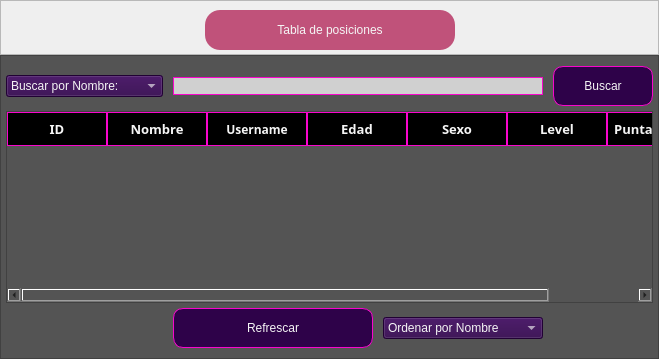
               <widget class="QWidget" name="pagina_cuatro">
                <layout class="QVBoxLayout" name="verticalLayout_14">
                 <property name="spacing">
                  <number>0</number>
                 </property>
                 <property name="leftMargin">
                  <number>0</number>
                 </property>
                 <property name="topMargin">
                  <number>0</number>
                 </property>
                 <property name="rightMargin">
                  <number>0</number>
                 </property>
                 <property name="bottomMargin">
                  <number>0</number>
                 </property>
                 <item>
                  <widget class="QFrame" name="frame_titulo_deafios_2">
                   <property name="maximumSize">
                    <size>
                     <width>16777215</width>
                     <height>55</height>
                    </size>
                   </property>
                   <property name="frameShape">
                    <enum>QFrame::StyledPanel</enum>
                   </property>
                   <property name="frameShadow">
                    <enum>QFrame::Raised</enum>
                   </property>
                   <layout class="QHBoxLayout" name="horizontalLayout_8">
                    <item>
                     <spacer name="horizontalSpacer_8">
                      <property name="orientation">
                       <enum>Qt::Horizontal</enum>
                      </property>
                      <property name="sizeHint" stdset="0">
                       <size>
                        <width>99</width>
                        <height>20</height>
                       </size>
                      </property>
                     </spacer>
                    </item>
                    <item>
                     <widget class="QLabel" name="label_23">
                      <property name="minimumSize">
                       <size>
                        <width>250</width>
                        <height>40</height>
                       </size>
                      </property>
                      <property name="maximumSize">
                       <size>
                        <width>16777215</width>
                        <height>16777215</height>
                       </size>
                      </property>
                      <property name="styleSheet">
                       <string notr="true">QLabel{
	background-color: #c0527a;
	font: 87 16pt &quot;Arial Black&quot;;
	color: whitesmoke;
	border-radius: 15px;
}

QLabel:hover{
	background-color: rgb(0, 0, 0);
	color: #c0527a;
	font: 87 16pt &quot;Arial Black&quot;;
	border-radius: 15px;
}



</string>
                      </property>
                      <property name="text">
                       <string>Tabla de posiciones</string>
                      </property>
                      <property name="alignment">
                       <set>Qt::AlignCenter</set>
                      </property>
                      <property name="wordWrap">
                       <bool>false</bool>
                      </property>
                      <property name="margin">
                       <number>0</number>
                      </property>
                     </widget>
                    </item>
                    <item>
                     <spacer name="horizontalSpacer_14">
                      <property name="orientation">
                       <enum>Qt::Horizontal</enum>
                      </property>
                      <property name="sizeHint" stdset="0">
                       <size>
                        <width>99</width>
                        <height>20</height>
                       </size>
                      </property>
                     </spacer>
                    </item>
                   </layout>
                  </widget>
                 </item>
                 <item>
                  <widget class="QFrame" name="frame_8">
                   <property name="styleSheet">
                    <string notr="true">background-color: rgb(84, 84, 84);</string>
                   </property>
                   <property name="frameShape">
                    <enum>QFrame::StyledPanel</enum>
                   </property>
                   <property name="frameShadow">
                    <enum>QFrame::Raised</enum>
                   </property>
                   <layout class="QGridLayout" name="gridLayout_3">
                    <property name="leftMargin">
                     <number>5</number>
                    </property>
                    <property name="topMargin">
                     <number>10</number>
                    </property>
                    <property name="rightMargin">
                     <number>5</number>
                    </property>
                    <property name="bottomMargin">
                     <number>10</number>
                    </property>
                    <property name="horizontalSpacing">
                     <number>10</number>
                    </property>
                    <property name="verticalSpacing">
                     <number>5</number>
                    </property>
                    <item row="0" column="1" colspan="2">
                     <widget class="QLineEdit" name="PosicionesBusqueda">
                      <property name="styleSheet">
                       <string notr="true">font: 63 20pt &quot;Bahnschrift SemiBold SemiConden&quot;;
background-color: rgb(208, 208, 208);

border: 1px solid #F806CC;</string>
                      </property>
                     </widget>
                    </item>
                    <item row="1" column="0" colspan="4">
                     <widget class="QTableWidget" name="TablaPosiciones">
                      <property name="minimumSize">
                       <size>
                        <width>0</width>
                        <height>0</height>
                       </size>
                      </property>
                      <property name="maximumSize">
                       <size>
                        <width>16777215</width>
                        <height>16777215</height>
                       </size>
                      </property>
                      <property name="palette">
                       <palette>
                        <active>
                         <colorrole role="WindowText">
                          <brush brushstyle="SolidPattern">
                           <color alpha="255">
                            <red>255</red>
                            <green>255</green>
                            <blue>255</blue>
                           </color>
                          </brush>
                         </colorrole>
                         <colorrole role="Button">
                          <brush brushstyle="SolidPattern">
                           <color alpha="255">
                            <red>84</red>
                            <green>84</green>
                            <blue>84</blue>
                           </color>
                          </brush>
                         </colorrole>
                         <colorrole role="Text">
                          <brush brushstyle="SolidPattern">
                           <color alpha="255">
                            <red>255</red>
                            <green>255</green>
                            <blue>255</blue>
                           </color>
                          </brush>
                         </colorrole>
                         <colorrole role="ButtonText">
                          <brush brushstyle="SolidPattern">
                           <color alpha="255">
                            <red>255</red>
                            <green>255</green>
                            <blue>255</blue>
                           </color>
                          </brush>
                         </colorrole>
                         <colorrole role="Base">
                          <brush brushstyle="SolidPattern">
                           <color alpha="255">
                            <red>84</red>
                            <green>84</green>
                            <blue>84</blue>
                           </color>
                          </brush>
                         </colorrole>
                         <colorrole role="Window">
                          <brush brushstyle="SolidPattern">
                           <color alpha="255">
                            <red>84</red>
                            <green>84</green>
                            <blue>84</blue>
                           </color>
                          </brush>
                         </colorrole>
                        </active>
                        <inactive>
                         <colorrole role="WindowText">
                          <brush brushstyle="SolidPattern">
                           <color alpha="255">
                            <red>255</red>
                            <green>255</green>
                            <blue>255</blue>
                           </color>
                          </brush>
                         </colorrole>
                         <colorrole role="Button">
                          <brush brushstyle="SolidPattern">
                           <color alpha="255">
                            <red>84</red>
                            <green>84</green>
                            <blue>84</blue>
                           </color>
                          </brush>
                         </colorrole>
                         <colorrole role="Text">
                          <brush brushstyle="SolidPattern">
                           <color alpha="255">
                            <red>255</red>
                            <green>255</green>
                            <blue>255</blue>
                           </color>
                          </brush>
                         </colorrole>
                         <colorrole role="ButtonText">
                          <brush brushstyle="SolidPattern">
                           <color alpha="255">
                            <red>255</red>
                            <green>255</green>
                            <blue>255</blue>
                           </color>
                          </brush>
                         </colorrole>
                         <colorrole role="Base">
                          <brush brushstyle="SolidPattern">
                           <color alpha="255">
                            <red>84</red>
                            <green>84</green>
                            <blue>84</blue>
                           </color>
                          </brush>
                         </colorrole>
                         <colorrole role="Window">
                          <brush brushstyle="SolidPattern">
                           <color alpha="255">
                            <red>84</red>
                            <green>84</green>
                            <blue>84</blue>
                           </color>
                          </brush>
                         </colorrole>
                        </inactive>
                        <disabled>
                         <colorrole role="WindowText">
                          <brush brushstyle="SolidPattern">
                           <color alpha="255">
                            <red>120</red>
                            <green>120</green>
                            <blue>120</blue>
                           </color>
                          </brush>
                         </colorrole>
                         <colorrole role="Button">
                          <brush brushstyle="SolidPattern">
                           <color alpha="255">
                            <red>84</red>
                            <green>84</green>
                            <blue>84</blue>
                           </color>
                          </brush>
                         </colorrole>
                         <colorrole role="Text">
                          <brush brushstyle="SolidPattern">
                           <color alpha="255">
                            <red>120</red>
                            <green>120</green>
                            <blue>120</blue>
                           </color>
                          </brush>
                         </colorrole>
                         <colorrole role="ButtonText">
                          <brush brushstyle="SolidPattern">
                           <color alpha="255">
                            <red>120</red>
                            <green>120</green>
                            <blue>120</blue>
                           </color>
                          </brush>
                         </colorrole>
                         <colorrole role="Base">
                          <brush brushstyle="SolidPattern">
                           <color alpha="255">
                            <red>84</red>
                            <green>84</green>
                            <blue>84</blue>
                           </color>
                          </brush>
                         </colorrole>
                         <colorrole role="Window">
                          <brush brushstyle="SolidPattern">
                           <color alpha="255">
                            <red>84</red>
                            <green>84</green>
                            <blue>84</blue>
                           </color>
                          </brush>
                         </colorrole>
                        </disabled>
                       </palette>
                      </property>
                      <property name="font">
                       <font>
                        <family>Bahnschrift SemiBold SemiConden</family>
                        <pointsize>10</pointsize>
                        <weight>50</weight>
                        <italic>false</italic>
                        <bold>false</bold>
                       </font>
                      </property>
                      <property name="layoutDirection">
                       <enum>Qt::LeftToRight</enum>
                      </property>
                      <property name="styleSheet">
                       <string notr="true">QHeaderView::section{
	padding: 5px;
	background-color: #000000;
	border: 1px solid #F806CC;
	font: 87 13pt &quot;Arial Black&quot;;
	color: whitesmoke;

}
</string>
                      </property>
                      <property name="sizeAdjustPolicy">
                       <enum>QAbstractScrollArea::AdjustIgnored</enum>
                      </property>
                      <attribute name="horizontalHeaderCascadingSectionResizes">
                       <bool>false</bool>
                      </attribute>
                      <attribute name="horizontalHeaderShowSortIndicator" stdset="0">
                       <bool>true</bool>
                      </attribute>
                      <attribute name="horizontalHeaderStretchLastSection">
                       <bool>true</bool>
                      </attribute>
                      <attribute name="verticalHeaderVisible">
                       <bool>false</bool>
                      </attribute>
                      <attribute name="verticalHeaderHighlightSections">
                       <bool>true</bool>
                      </attribute>
                      <attribute name="verticalHeaderShowSortIndicator" stdset="0">
                       <bool>false</bool>
                      </attribute>
                      <column>
                       <property name="text">
                        <string>ID</string>
                       </property>
                       <property name="font">
                        <font>
                         <family>Bahnschrift SemiBold SemiConden</family>
                         <pointsize>10</pointsize>
                         <weight>75</weight>
                         <bold>true</bold>
                        </font>
                       </property>
                      </column>
                      <column>
                       <property name="text">
                        <string>Nombre</string>
                       </property>
                       <property name="font">
                        <font>
                         <family>Bahnschrift SemiBold SemiConden</family>
                         <pointsize>10</pointsize>
                         <weight>75</weight>
                         <bold>true</bold>
                        </font>
                       </property>
                      </column>
                      <column>
                       <property name="text">
                        <string>Username</string>
                       </property>
                       <property name="font">
                        <font>
                         <family>Bahnschrift Light SemiCondensed</family>
                         <weight>75</weight>
                         <bold>true</bold>
                        </font>
                       </property>
                      </column>
                      <column>
                       <property name="text">
                        <string>Edad</string>
                       </property>
                       <property name="font">
                        <font>
                         <family>Bahnschrift SemiBold SemiConden</family>
                         <pointsize>10</pointsize>
                         <weight>75</weight>
                         <bold>true</bold>
                        </font>
                       </property>
                      </column>
                      <column>
                       <property name="text">
                        <string>Sexo</string>
                       </property>
                       <property name="font">
                        <font>
                         <family>Bahnschrift SemiBold SemiConden</family>
                         <pointsize>10</pointsize>
                         <weight>75</weight>
                         <bold>true</bold>
                        </font>
                       </property>
                      </column>
                      <column>
                       <property name="text">
                        <string>Level</string>
                       </property>
                       <property name="font">
                        <font>
                         <family>Bahnschrift SemiBold SemiConden</family>
                         <pointsize>10</pointsize>
                         <weight>75</weight>
                         <bold>true</bold>
                        </font>
                       </property>
                      </column>
                      <column>
                       <property name="text">
                        <string>Puntaje Total</string>
                       </property>
                       <property name="font">
                        <font>
                         <family>Bahnschrift SemiBold SemiConden</family>
                         <pointsize>10</pointsize>
                         <weight>75</weight>
                         <bold>true</bold>
                        </font>
                       </property>
                      </column>
                     </widget>
                    </item>
                    <item row="0" column="0">
                     <widget class="QComboBox" name="Buscar_combobox_pag4">
                      <property name="styleSheet">
                       <string notr="true">font: 63 20pt &quot;Bahnschrift SemiBold SemiConden&quot;;
background-color: #2E0249;
color: whitesmoke;

</string>
                      </property>
                      <item>
                       <property name="text">
                        <string>Buscar por Nombre:</string>
                       </property>
                      </item>
                      <item>
                       <property name="text">
                        <string>Buscar por Puntuacion:</string>
                       </property>
                      </item>
                     </widget>
                    </item>
                    <item row="0" column="3">
                     <widget class="QPushButton" name="BuscarBotonPosiciones">
                      <property name="minimumSize">
                       <size>
                        <width>100</width>
                        <height>40</height>
                       </size>
                      </property>
                      <property name="cursor">
                       <cursorShape>PointingHandCursor</cursorShape>
                      </property>
                      <property name="styleSheet">
                       <string notr="true">QPushButton{
	background-color: #2E0249;
	border: 1px solid #F806CC;
	font: 87 16pt &quot;Arial Black&quot;;
	color: whitesmoke;
	border-radius: 10px;
}

QPushButton:hover{
	background-color: rgb(0, 0, 0);
	color: #ff0077;
	font: 87 16pt &quot;Arial Black&quot;;
	border-radius: 10px;

}</string>
                      </property>
                      <property name="text">
                       <string>Buscar</string>
                      </property>
                     </widget>
                    </item>
                    <item row="2" column="1" alignment="Qt::AlignHCenter|Qt::AlignVCenter">
                     <widget class="QPushButton" name="RefrescarPosiciones">
                      <property name="minimumSize">
                       <size>
                        <width>200</width>
                        <height>40</height>
                       </size>
                      </property>
                      <property name="cursor">
                       <cursorShape>PointingHandCursor</cursorShape>
                      </property>
                      <property name="styleSheet">
                       <string notr="true">QPushButton{
	background-color: #2E0249;
	border: 1px solid #F806CC;
	font: 87 16pt &quot;Arial Black&quot;;
	color: whitesmoke;
	border-radius: 10px;
}

QPushButton:hover{
	background-color: rgb(0, 0, 0);
	color: #ff0077;
	font: 87 16pt &quot;Arial Black&quot;;
	border-radius: 10px;

}</string>
                      </property>
                      <property name="text">
                       <string>Refrescar</string>
                      </property>
                     </widget>
                    </item>
                    <item row="2" column="2">
                     <widget class="QComboBox" name="OrdenarPosicionesBoton">
                      <property name="minimumSize">
                       <size>
                        <width>100</width>
                        <height>0</height>
                       </size>
                      </property>
                      <property name="styleSheet">
                       <string notr="true">font: 63 20pt &quot;Bahnschrift SemiBold SemiConden&quot;;
background-color: #2E0249;
color: whitesmoke;

</string>
                      </property>
                      <item>
                       <property name="text">
                        <string>Ordenar por Nombre</string>
                       </property>
                      </item>
                      <item>
                       <property name="text">
                        <string>Ordenar por Puntuacion</string>
                       </property>
                      </item>
                      <item>
                       <property name="text">
                        <string>Ordenar por Edad</string>
                       </property>
                      </item>
                     </widget>
                    </item>
                   </layout>
                  </widget>
                 </item>
                </layout>
               </widget>
